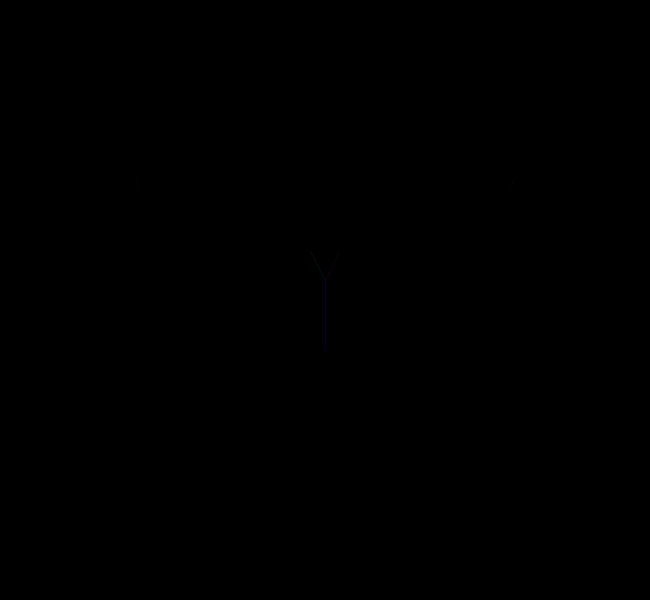
Frame 1 (no input)
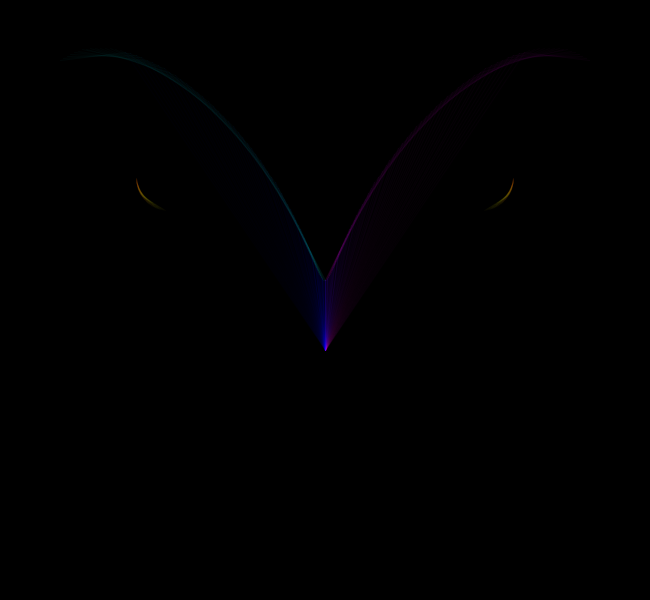
Frame 60 (the mouse pressed at the canvas centre just before this capture)
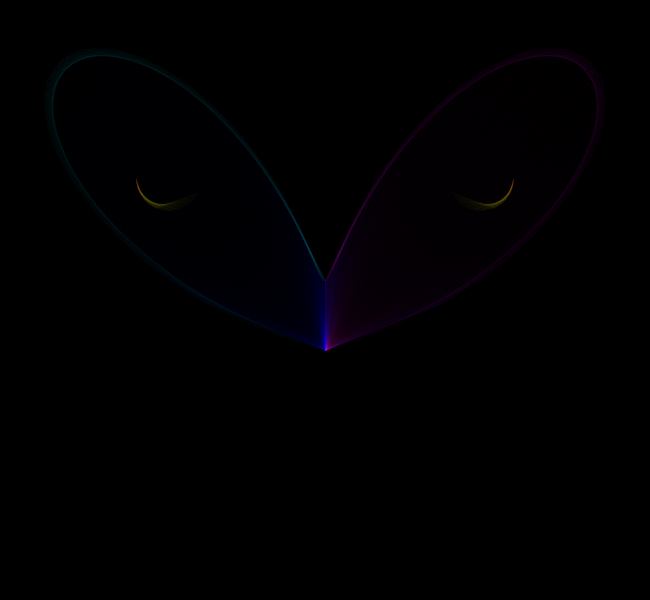
Frame 120 (the mouse held since frame 60 and released just before this capture)

The Processing sketch that drew these frames (run headless with seeded random() and noise(); from frame 60 on, the mouse is pressed at the canvas centre):

// Processing sketch: processing_99204
// ── processing_99204.pde

// Butterfly
//
// 'r' to reset

float t=0,s,p,k,l,x,y,x2,y2,x3,y3,x4,y4,a1,b1,a2,b2,a3,b3,a4,b4;

void setup() {
  size(650, 600);
  background(0);
  noFill();
  frameRate(60);
  smooth(8);
  s = random(90, 100);
}


void draw() {
  translate(325, 350);
  p=t+0.15;
  k = exp(cos(t)) - 2*cos(4*t) - pow(sin(t/12), 5.0);
  l = exp(cos(p)) - 2*cos(4*p) - pow(sin(p/12), 5.0);
  x = sin(t)*k*s;
  y = -cos(t)*k*s;
  x2 = sin(p)*l*s;
  y2 = -cos(p)*l*s;
  x3 = sin(-t)*k*s;
  y3 = -cos(-t)*k*s;
  x4 = sin(-p)*l*s;
  y4 = -cos(-p)*l*s;
  a1 = s*1.62+ cos(t)*(s/3);
  b1 = -s*1.78+ sin(t)*(s/3);
  a2 = s*1.62+ cos(p*2)*(s/3);
  b2 = -s*1.78+ sin(p*2)*(s/3);
  a3 = -s*1.62- cos(t)*(s/3);
  b3 = -s*1.78- sin(-t)*(s/3);
  a4 = -s*1.62- cos(p*2)*(s/3);
  b4 = -s*1.78- sin(-p*2)*(s/3);
  stroke(dist(x, y, 0, 0), 0, 255, 2000/dist(x, y, 0, 0));
  line(x, y, 0, 0);
  stroke(0, 0, 10*dist(x3, y3, 0, 0), 2000/dist(x3, y3, 0, 0));
  line(x3, y3, 0, 0);
  stroke(0, 10*dist(x3, y3, x4, y4), 255, 500/dist(x3, y3, x4, y4));
  line(x3, y3, x4, y4);    
  stroke(10*dist(x, y, x2, y2), 0, 255, 500/dist(x, y, x2, y2));
  line(x, y, x2, y2);
  stroke(255, 10*dist(a1, b1, a2, b2), 0, 100/dist(a1, b1, a2, b2));
  line(a1, b1, a2, b2);
  stroke(255, 10*dist(a3, b3, a4, b4), 0, 100/dist(a3, b3, a4, b4));
  line(a3, b3, a4, b4);
  t+=0.01;
}

void keyPressed() {
 if (key == 'r') { background(0); t=0; s = random(90, 100);  } 
}
